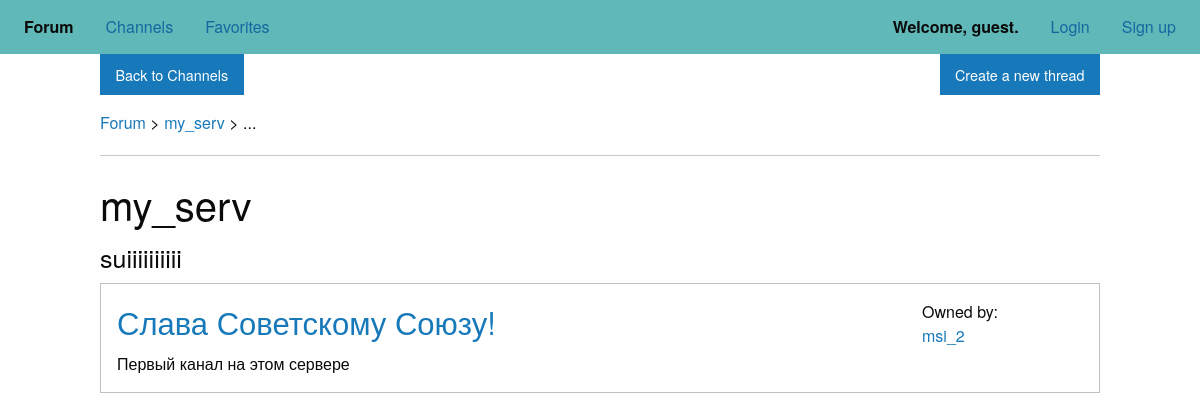
Page /forum/my_serv/ on the committed database.
### forumapp/models.py (models this page shows, shortened)
class Channel(models.Model):
    objects = NullsLastManager()
    channel_name = models.SlugField(max_length=30, primary_key=True)
    description = models.CharField(max_length=250, default='')
    banned_users = models.TextField(default='[]')
    moderators = models.TextField(default='[]')
    pin_date = models.DateTimeField('date pinned', null=True)
    owner = models.ForeignKey(User, to_field="username", null=True, on_delete=models.SET_NULL)
    pub_date = models.DateTimeField('date published', default=timezone.now)
    recent_date = models.DateTimeField('date used', default=timezone.now)
    class Meta:
        ordering = ['-recent_date']
    def is_recent(self):
        now = timezone.now()
        return timezone.now() - datetime.timedelta(days=1) <= self.pub_date <= now
    is_recent.admin_order_field = 'pub_date'
    is_recent.boolean = True
    is_recent.short_description = 'Published recently?'

class Thread(models.Model):
    objects = NullsLastManager()
    thread_id = models.IntegerField(default=0)
    channel = models.ForeignKey(Channel, on_delete=models.CASCADE)
    thread_name = models.CharField(max_length=90)
    description = models.CharField(max_length=150)
    pin_date = models.DateTimeField('date pinned', null=True)
    owner = models.ForeignKey(User, to_field="username", null=True, on_delete=models.SET_NULL)
    pub_date = models.DateTimeField('date published', default=timezone.now)
    recent_date = models.DateTimeField('date used', default=timezone.now)
    class Meta:
        unique_together = (('channel', 'thread_id'))
        ordering = ['pin_date', '-recent_date']
    def is_recent(self):
        now = timezone.now()
        return timezone.now() - datetime.timedelta(days=1) <= self.pub_date <= now
    is_recent.admin_order_field = 'pub_date'
    is_recent.boolean = True
    is_recent.short_description = 'Published recently?'

### forumapp/views.py (the view, shortened to what this page needs)
# urls.py: re_path(r'^(?P<channel>[-\w]+)/$', views.ThreadView.as_view(), name='thread'),
class ThreadView(ViewMixin, generic.DetailView):
    model = Thread
    template_name = 'forumapp/thread.html'
    form_class = ThreadForm
    queryset = Thread.objects
    context_object_name = 'thread_list'
    def get_object(self):
        c_name = self.kwargs.get('channel')
        return self.queryset.filter(channel__channel_name=c_name)

### forumapp/models.py (called while the page is built)
    def get_queryset(self):
        return models.QuerySet(self.model, using=self._db).order_by(models.F('pin_date').asc(nulls_last=True), models.F('recent_date').desc())

### forumapp/templatetags/common_helpers.py (called while the page is built)
@register.filter
def is_owner(kwargs, user):
    channel = Channel.objects.filter(channel_name=kwargs.get('channel'))
    if channel.exists():
        return channel.get().owner == user
    return False

@register.filter
def is_moderator(kwargs, user):
    channel = Channel.objects.filter(channel_name=kwargs.get('channel'))
    if channel.exists():
        channel = channel.get()
        if user == channel.owner:
            return True
        else:
            return user.get_username() in json.loads(channel.moderators)
    return False

@register.filter
def is_banned_from(user, channel_name):
    channel = Channel.objects.filter(channel_name=channel_name)
    if channel.exists():
        channel = channel.get()
        return user.get_username() in json.loads(channel.banned_users)
    else:
        return False

### forumapp/templatetags/thread_helpers.py (called while the page is built)
@register.filter
def description(channel_name):
    channel = Channel.objects.filter(channel_name=channel_name)
    if channel.exists():
        return channel.get().description
    else:
        return ''

### forumapp/views.py (called while the page is built)
    def get_context_data(self, **kwargs):
        context = super(ViewMixin, self).get_context_data(**kwargs)
        if hasattr(self, 'form_class'):
            if hasattr(self, 'form_object'):
                context['form'] = self.form_class(initial=model_to_dict(self.object))
            else:
                context['form'] = self.form_class(initial=self.initial)
        if hasattr(self, 'context_object_name'):
            context[self.context_object_name] = self.get_object()
        return context

### forumapp/templates/forumapp/thread.html (shortened to what this page needs)
{% extends 'base.html' %}
{% load thread_helpers %}
{% load common_helpers %}
{% block content %}
<div class="clearfix">
		<a href="{% url 'forumapp:channel' %}" class="button" name="back">Back to Channels</a>
		<button type="button" class="button float-right radius" data-open="newThread">
			Create a new thread
		</button>
</div>
<a href="{% url 'forumapp:channel' %}">Forum</a> &gt;
<a href="{% url 'forumapp:thread' view.kwargs.channel %}">{{ view.kwargs.channel }}</a> &gt; ...<hr>
{% if request.user|is_banned_from:view.kwargs.channel %}
  <p>Sorry, this channel is unavailable.</p>
{% else %}
  <h2>{{ view.kwargs.channel }} </h2>
  <h4>{{ view.kwargs.channel|description }}</h4>
  {% for listing in thread_list %}
    {% include "forumapp/thread_listing.html" %}
  {% empty %}
    <p>No threads are available.</p>
  {% endfor %}
{% endif %}
{% endblock %}

### forumapp/templates/forumapp/thread_listing.html (shortened to what this page needs)
{% load common_helpers %}
<div class="row">
    <div class="callout panel radius grid-x">
	<div class="cell small-10">
		<h3><a href="{% url 'forumapp:comment' channel=listing.channel.channel_name thread=listing.thread_id %}">{{ listing.thread_name }}</a></h3>
      		{{ listing.description }}
	</div>
	<div class="cell small-1">
		Owned by: {% include 'forumapp/user_listing.html' %}
	</div>
	<div class="cell small-1">
	</div>
    </div>
</div>

### forumapp/templates/forumapp/user_listing.html
<a href="{% url 'forumapp:user' username=listing.owner.username %}">{{ listing.owner.username }}</a>

### rows in the picture
Channel: kwargs.channel|description "suiiiiiiiiii"
Thread: thread_name "Слава Советскому Союзу!", description "Первый канал на этом сервере", owner.username "msi_2"

### other values in the picture
{{ view.kwargs.channel }} "my_serv"
